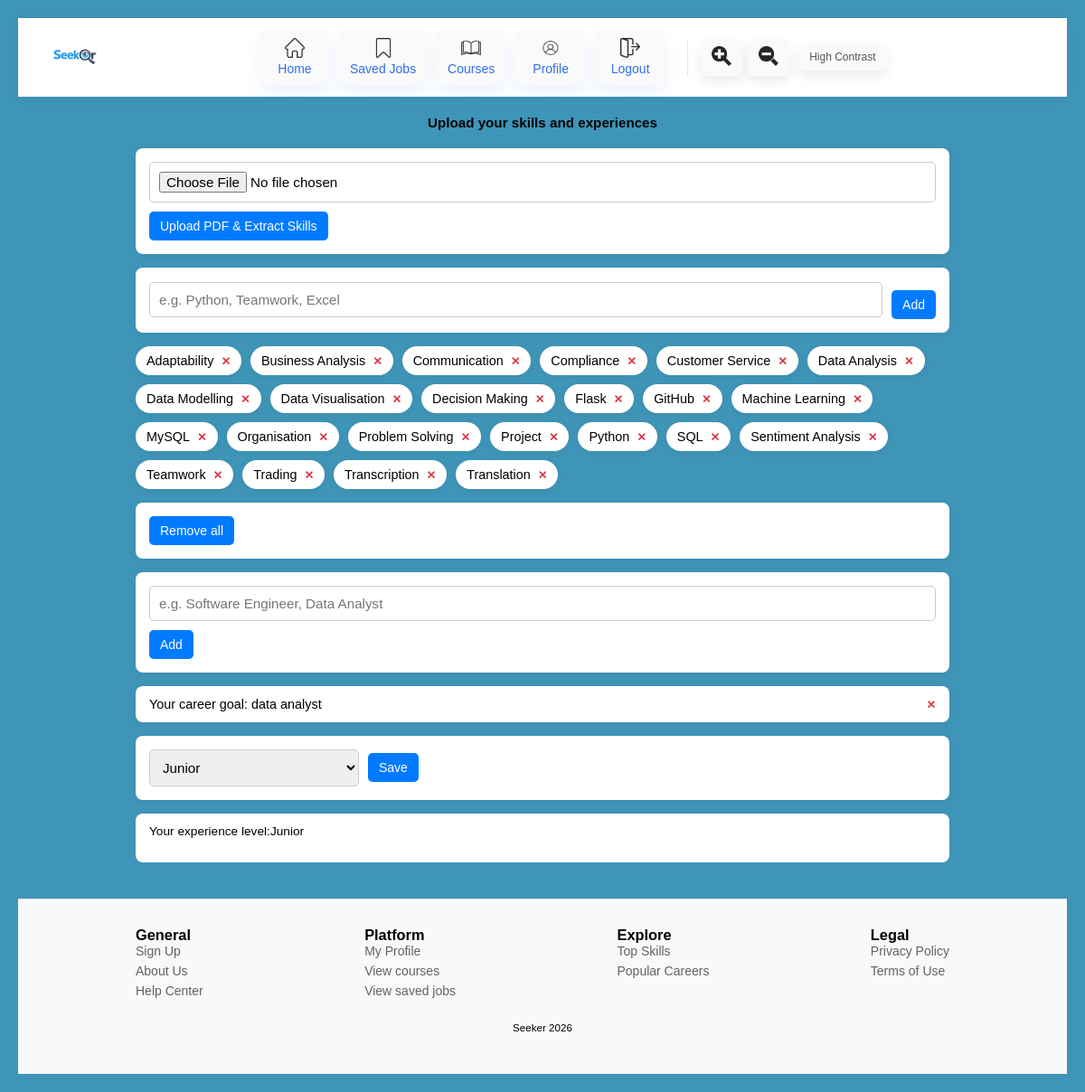
The page /upload_cv (signed in) on the database its author committed.
### app.py (models this page shows, shortened)
class UserSkill(db.Model):  #user skill table
    __tablename__="user_skill"
    id = db.Column(db.Integer, primary_key=True)
    user_id=db.Column(db.Integer,db.ForeignKey("user.id"), nullable=False)
    skill_id = db.Column(db.Integer, db.ForeignKey("skill.id"), nullable=False)
    __table_args__ = (
        db.UniqueConstraint("user_id", "skill_id", name="unique_user_skill"),
    )

class Skill(db.Model):   #skill table
    __tablename__="skill"
    id = db.Column(db.Integer, primary_key=True)
    name = db.Column(db.String(120), unique=True, nullable=False)
    users = db.relationship("UserSkill", backref="skill", cascade="all, delete-orphan")

class User(db.Model): #user table
    __tablename__="user"
    id = db.Column(db.Integer, primary_key=True)
    email = db.Column(db.String(120), unique=True, nullable=False)
    password = db.Column(db.String(200), nullable=False)
    name = db.Column(db.String(100))
    experience_level=db.Column(db.String(100))
    career_goal= db.Column(db.String(100))
    skills = db.relationship("UserSkill", backref="user", cascade="all, delete-orphan")

### app.py (the view, shortened to what this page needs)
@app.route('/upload_cv', methods=["GET", "POST"]) # upload cv, allows user to complete their profile
def upload_cv():
    user = get_logged_user()
    if not user:
        flash('Login first', 'error')
        return redirect(url_for('login_page'))
    return render_template("upload_cv.html", user=user)

### app.py (called while the page is built)
def get_logged_user():
    email = session.get("user")
    if not email:
        return None
    return User.query.filter_by(email=email).first()

### templates/upload_cv.html (shortened to what this page needs)
<!DOCTYPE html>
<html lang="en">
<head>
  <link rel="stylesheet" href="{{ url_for('static', filename='upload_cv.css') }}">
</head>
<body>
  {% include 'navbar.html' %}
<h1> Upload your skills and experiences</h1>
<form method="POST" action="{{ url_for('extract_skills_from_cv') }}" enctype="multipart/form-data">
  <input type="file" name="cv" accept="application/pdf" class="entrybox" required>
  <button type="submit" class="loged">Upload PDF & Extract Skills</button>
</form>
<form method="POST" action="{{ url_for('upload_cv') }}">
    <div class="skill-input">
      <input type="text" name="skills" class="entrybox"
             placeholder="e.g. Python, Teamwork, Excel" required>
      <button type="submit" class="loged">Add</button>
    </div>
  </form>
  <ul class="skill-list">
    {% for us in user.skills %}
      <li class="skill-item">
        {{ us.skill.name }}
        <form method="POST" action="{{ url_for('upload_cv') }}" class="delete-form">
          <button type="submit" class="delete-btn">✕</button>
        </form>
      </li>
    {% endfor %}
  </ul>
  <form method="POST" action="{{ url_for('upload_cv') }}" class="delete-all-form">
    <button type="submit" class="remove-all-btn">Remove all</button>
  </form>
  <form method="POST" action="{{ url_for('upload_cv') }}">
    <div class="career-goal-input">
        <input type="text" name="career_goal" class="entrybox"
               placeholder="e.g. Software Engineer, Data Analyst" required>
        <button type="submit" class="loged">Add</button>
      </div>
    </form>
    {% if user.career_goal %}
    <div class="goal-item">
      Your career goal: {{ user.career_goal }}
      <form method="POST" action="{{ url_for('upload_cv') }}" class="delete-form">
        <button type="submit" class="delete-btn">✕</button>
      </form>
    </div>
  {% else %}
    <p>No career goal added yet</p>
  {% endif %}
  <form method="POST" action="{{ url_for('upload_cv') }}">
    <div class="form-group">
      <select id="experience" name="experience" class="experience-dropdown">
        <option value="Junior" {% if user.experience_level == "Junior" %}selected{% endif %}>Junior</option>
      </select>
      <button type="submit" class="save-btn">Save</button>
    </div>
  </form>
  {% if not user.experience_level %}
  <div class = "experience-level">  <p>No experience level set</p></div>
  {%else%}
  <div class = "experience-level">  <p>Your experience level:{{user.experience_level}}</p></div>
  {%endif%}
  {%include 'footer.html'%}
</body>
</html>

### static/upload_cv.css (style rules this page uses)
* { margin: 0; padding: 0; box-sizing: border-box; }
body { font-family: Arial, Helvetica, sans-serif; background-color: #f4f6f9; padding: 20px; }
h1 { font-size: 0.95em; text-align: center; margin: 20px 0; }
form { max-width: 900px; margin: 0 auto 15px auto; background: white; padding: 15px; border-radius: 8px; box-shadow: 0 2px 8px rgba(0,0,0,0.05); }
.entrybox { width: 100%; padding: 10px; border: 1px solid #ccc; border-radius: 5px; font-size: 0.95em; }
.loged { margin-top: 10px; padding: 8px 12px; border: none; background-color: #007bff; color: white; border-radius: 5px; cursor: pointer; font-size: 0.875em; }
.skill-input, .goals-input, .form-group { display: flex; gap: 10px; align-items: center; flex-wrap: wrap; }
.skill-input .entrybox, .goals-input .entrybox { flex: 1; min-width: 250px; }
.skill-list { max-width: 900px; margin: 0 auto 15px auto; list-style: none; padding: 0; display: flex; flex-wrap: wrap; gap: 10px; }
.skill-item { background: white; padding: 8px 12px; border-radius: 20px; box-shadow: 0 2px 8px rgba(0,0,0,0.05); display: flex; align-items: center; gap: 8px; font-size: 0.9em; }
.delete-form { display: inline; margin: 0; padding: 0; background: none; box-shadow: none; }
.delete-btn { background: none; border: none; color: #dc3545; font-weight: bold; cursor: pointer; font-size: 0.875em; }
.goal-item { max-width: 900px; margin: 0 auto 15px auto; background: white; padding: 12px 15px; border-radius: 8px; box-shadow: 0 2px 8px rgba(0,0,0,0.05); display: flex; align-items: center; justify-content: space-between; gap: 10px; font-size: 0.9em; }
.experience-dropdown { padding: 10px; border: 1px solid #ccc; border-radius: 5px; min-width: 220px; font-size: 0.95em; }
.save-btn { padding: 8px 12px; border: none; background-color: #007bff; color: white; border-radius: 5px; cursor: pointer; font-size: 0.875em; }
p { max-width: 900px; margin: 0 auto 15px auto; color: #000; font-size: 0.95em; }
.remove-all-btn { background-color: #007bff; color: white; border: none; padding: 8px 12px; border-radius: 5px; cursor: pointer; font-size: 0.875em; }
.experience-level { max-width: 900px; margin: 0 auto 15px auto; background: white; padding: 12px 15px; border-radius: 8px; gap: 10px; font-size: 0.9em; }

### static/navbar.css (style rules this page uses)
* { box-sizing: border-box; }
body { margin: 0; font-family: Arial; background: rgb(63, 149, 183) }

### rows shown on the page
UserSkill: skill.name "Adaptability"
UserSkill: skill.name "Business Analysis"
UserSkill: skill.name "Communication"
UserSkill: skill.name "Compliance"
UserSkill: skill.name "Customer Service"
UserSkill: skill.name "Data Analysis"
UserSkill: skill.name "Data Modelling"
UserSkill: skill.name "Data Visualisation"
UserSkill: skill.name "Decision Making"
UserSkill: skill.name "Flask"
UserSkill: skill.name "GitHub"
UserSkill: skill.name "Machine Learning"
UserSkill: skill.name "MySQL"
UserSkill: skill.name "Organisation"
UserSkill: skill.name "Problem Solving"
UserSkill: skill.name "Project"
UserSkill: skill.name "Python"
UserSkill: skill.name "SQL"
UserSkill: skill.name "Sentiment Analysis"
UserSkill: skill.name "Teamwork"
UserSkill: skill.name "Trading"
UserSkill: skill.name "Transcription"
UserSkill: skill.name "Translation"
User: career_goal "data analyst", experience "Junior", experience_level "Junior"
